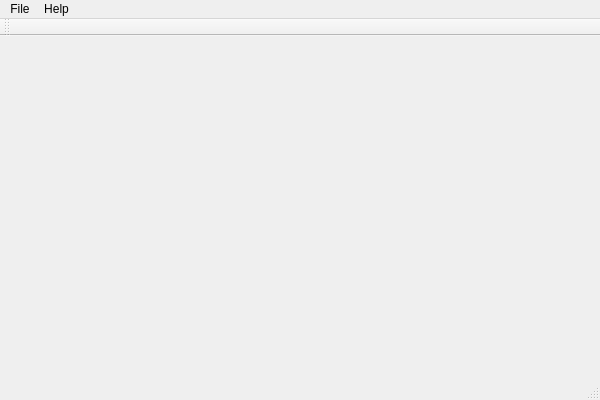
<?xml version="1.0" encoding="UTF-8"?>
<ui version="4.0">
 <class>ImgHistGramClass</class>
 <widget class="QMainWindow" name="ImgHistGramClass">
  <property name="geometry">
   <rect>
    <x>0</x>
    <y>0</y>
    <width>600</width>
    <height>400</height>
   </rect>
  </property>
  <property name="windowTitle">
   <string>ImgHistGram</string>
  </property>
  <widget class="QWidget" name="centralWidget">
   <widget class="QLabel" name="imgLabel">
    <property name="geometry">
     <rect>
      <x>70</x>
      <y>10</y>
      <width>251</width>
      <height>231</height>
     </rect>
    </property>
    <property name="text">
     <string/>
    </property>
   </widget>
   <widget class="QLabel" name="label_text">
    <property name="geometry">
     <rect>
      <x>100</x>
      <y>300</y>
      <width>121</width>
      <height>31</height>
     </rect>
    </property>
    <property name="text">
     <string/>
    </property>
   </widget>
  </widget>
  <widget class="QMenuBar" name="menuBar">
   <property name="geometry">
    <rect>
     <x>0</x>
     <y>0</y>
     <width>600</width>
     <height>23</height>
    </rect>
   </property>
   <widget class="QMenu" name="menuFile">
    <property name="title">
     <string>File</string>
    </property>
    <addaction name="actionHistgram_Equlization"/>
   </widget>
   <widget class="QMenu" name="menuHelp">
    <property name="title">
     <string>Help</string>
    </property>
   </widget>
   <addaction name="menuFile"/>
   <addaction name="menuHelp"/>
  </widget>
  <widget class="QToolBar" name="mainToolBar">
   <attribute name="toolBarArea">
    <enum>TopToolBarArea</enum>
   </attribute>
   <attribute name="toolBarBreak">
    <bool>false</bool>
   </attribute>
  </widget>
  <widget class="QStatusBar" name="statusBar"/>
  <action name="actionHistgram_Equlization">
   <property name="text">
    <string>Histgram Equlization</string>
   </property>
  </action>
 </widget>
 <layoutdefault spacing="6" margin="11"/>
 <resources>
  <include location="imghistgram.qrc"/>
 </resources>
 <connections/>
</ui>
